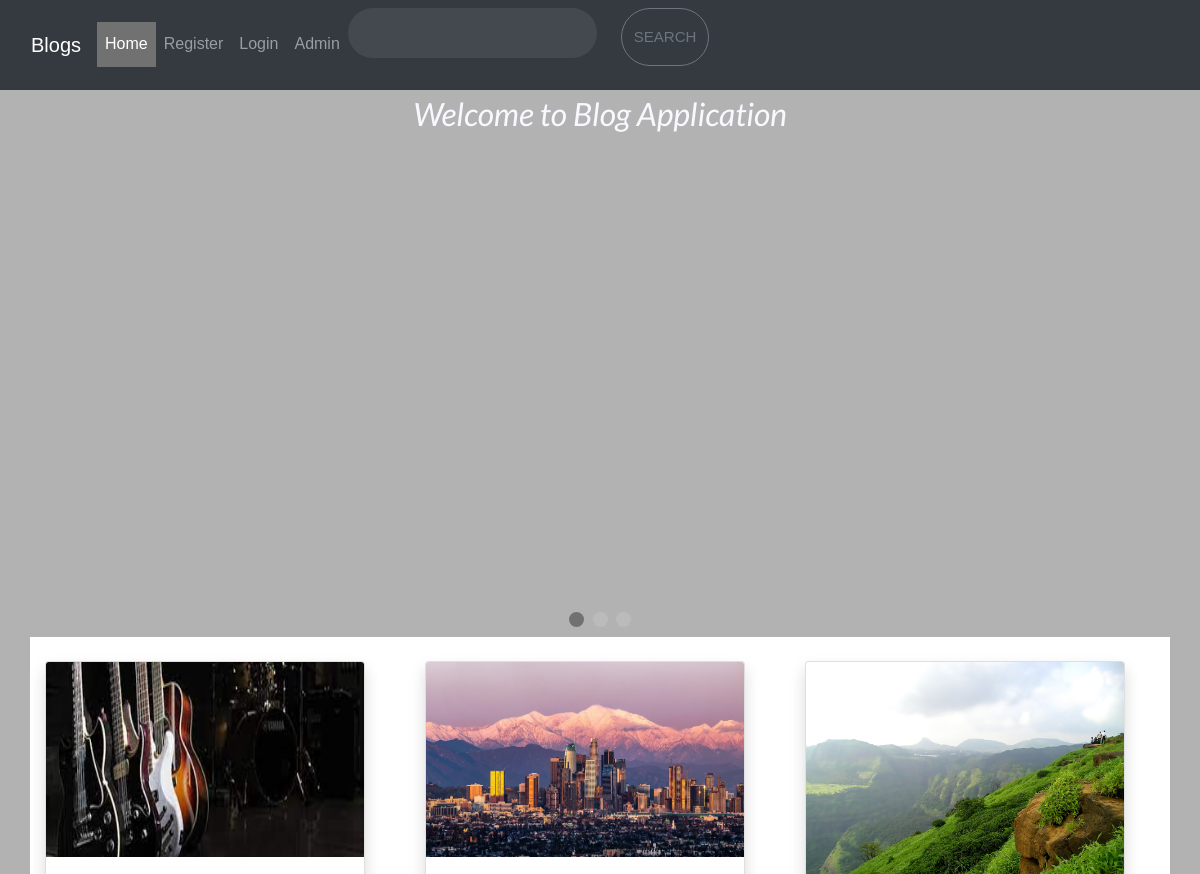
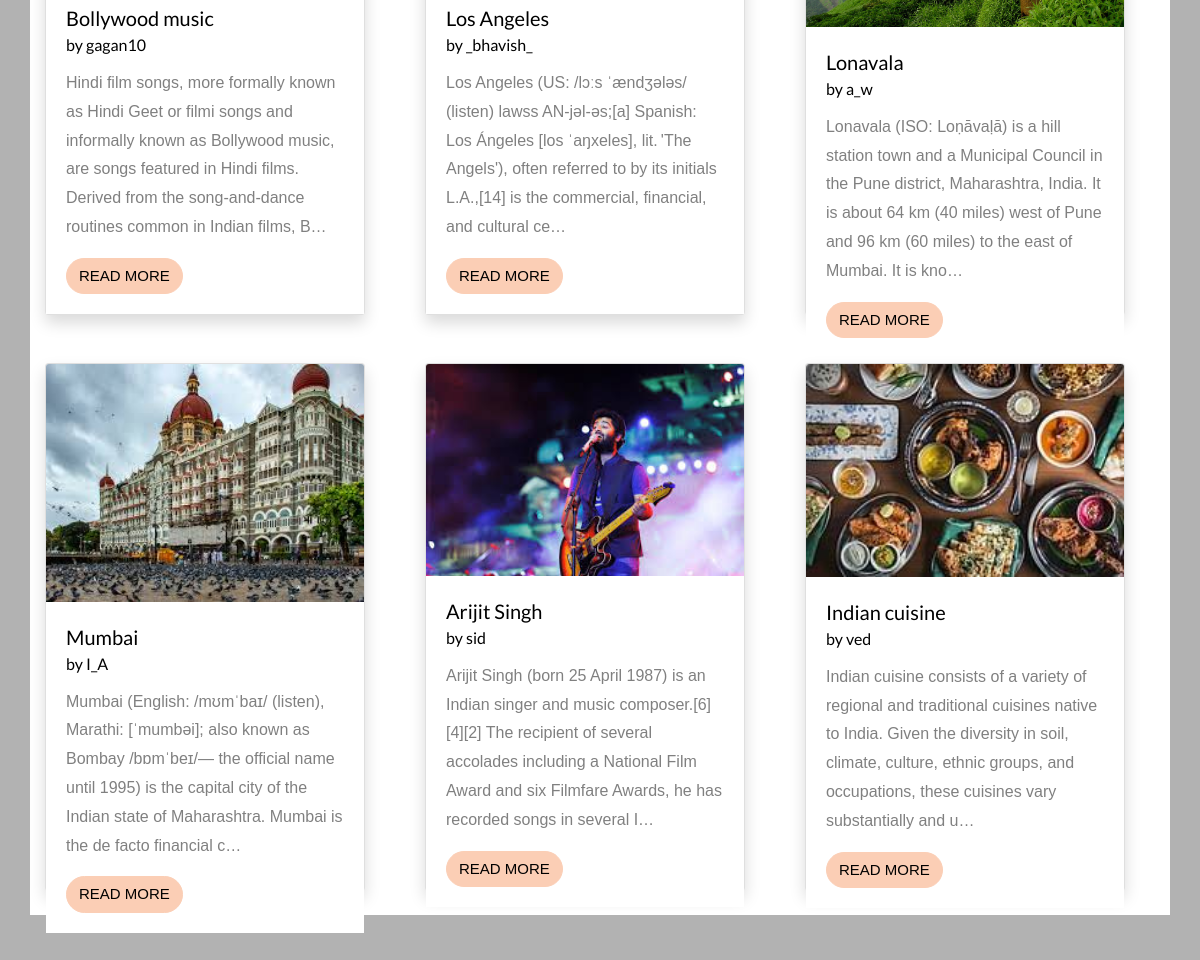
The page / on the database its author committed (2 pictures, top to bottom).
### home/models.py (models this page shows, shortened)
class BlogPost(models.Model):
    title=models.CharField(max_length=255)
    author= models.ForeignKey(User, on_delete=models.CASCADE)
    slug=models.CharField(max_length=130)
    content=models.TextField()
    image = models.ImageField(upload_to="profile_pics", blank=True, null=True)
    dateTime=models.DateTimeField(auto_now_add=True)
    status = models.CharField(max_length=130)

### home/views.py (the view)
# urls.py: path("", views.blogs, name="blogs"),
def blogs(request):
    posts = BlogPost.objects.all()
    posts = BlogPost.objects.filter(status='Accepted').order_by('-dateTime')
    return render(request, "blog.html", {'posts':posts})

### home/templates/blog.html (shortened to what this page needs)
{% extends 'base.html' %}
{% block homeactive %} active {% endblock homeactive %}
{% block body %}
{% load static %}
<html>
<head>
    <link rel="stylesheet" href="{% static 'style.css' %}">
</head>
<body>
    <h2><center> Welcome to Blog Application</center></h2>
        <div class="container mt-5 mb-3">
<div class="slideshow-container">
</div>
<br>
<div style="text-align:center">
  <span class="dot"></span>
  <span class="dot"></span>
  <span class="dot"></span>
</div>
    <div class="row">
        {% for post in posts %}
        <div class="col-lg-4 my-4">
            <div class="card shadow" style="width: 20rem; height: 33rem;">
                <img src="/media/{{post.image}}" class="card-img-top" alt="..." height="250px">
                <div class="card-body">
                  <h5 class="card-title">{{post.title}} <br><small>by {{post.author}}</small></h5>
                  <p class="card-text">{{post.content| truncatechars:210}}</p>
                  <a href="blog/{{post.slug}}/{{post.id}}" class="btn btn-primary">Read More
                      </a>
                </div>
              </div>
        </div>
        {% endfor %}
    </div>
</div>
{% endblock %}

### home/templates/base.html (shortened to what this page needs)
{% load static %}
<html lang="en">
  <head>
    <link href="http://maxcdn.bootstrapcdn.com/bootstrap/4.1.1/css/bootstrap.min.css" rel="stylesheet" id="bootstrap-css">
    <link href="https://cdn.jsdelivr.net/npm/bootstrap@5.0.2/dist/css/bootstrap.min.css" rel="stylesheet">
    <link rel="stylesheet" href="https://maxcdn.bootstrapcdn.com/bootstrap/4.0.0/css/bootstrap.min.css">
    <link rel="stylesheet" href="https://stackpath.bootstrapcdn.com/font-awesome/4.7.0/css/font-awesome.min.css">
    <link rel="stylesheet" href="{% static 'style.css' %}">
    </head>
  </head>
  <body >
    <nav class="navbar navbar-expand-lg navbar-dark bg-dark sticky-top">
        <div class="container-fluid">
          <a class="navbar-brand" href="#">Blogs</a>
          <div class="collapse navbar-collapse" id="navbarSupportedContent">
          <div class="container5">
            <ul class="navbar-nav me-auto mb-2 mb-lg-0">
              <li class="nav-item">
                <a class="nav-link {% block homeactive %} {% endblock homeactive %}" aria-current="page" href="/">Home</a>
              </li>
              {% if user.is_authenticated %}
              <li class="nav-item">
                <a class="nav-link {% block add_blogs_active %} {% endblock add_blogs_active %}" href="/add_blogs/">Add Blogs</a>
              </li>
              <li class="nav-item">
                <a class="nav-link {% block profileactive %} {% endblock profileactive %}" href="/profile/">Profile</a>
              </li>
              <li class="nav-item">
                <a class="nav-link" href="/logout/">Logout</a>
              </li>
              <li class="nav-item">
                <a class="nav-link active" href="#">Hello {{request.user}}</a>
              </li>
              {% else %}
              <li class="nav-item">
                <a class="nav-link {% block registeractive %} {% endblock registeractive %}" href="/register/">Register</a>
              </li>
               <li class="nav-item">
                <a class="nav-link {% block loginactive %} {% endblock loginactive %}" href="/login/">Login</a>
              </li>
              <li class="nav-item">
                <a class="nav-link " href="/adminlogin/">Admin</a>
              </li>
              {% endif %}
            </ul>
            </div>
            <form class="d-flex" method="POST" action="/search/"> {% csrf_token %}
          <input class="form-control me-2" type="search"  name="searched" id="searched" aria-label="Search">&emsp;
              <button href="/search/" class="btn btn-outline-secondary" type="submit">Search</button>
              <br><br>
            </form>
          </div>
        </div>
      </nav>
      {% block body %}
      {% endblock %}
    <br>
    <br>
    <br>
</body>
</html>

### home/templates/blog.html (style rules this page uses)
h2 { color: ghostwhite; font-style: oblique; }
.row { background-color: white; }
.card-title { background-color: white; }
.card-body { background-color: white; }
* { box-sizing: border-box; }
body { font-family: Verdana, sans-serif; }
img { vertical-align: middle; }
.slideshow-container { max-width: 700px; max-height: 500px; position: relative; margin: auto; background-size: cover; }
.dot { height: 15px; width: 15px; margin: 0 2px; background-color: #bbb; border-radius: 50%; display: inline-block; transition: background-color 5s ease; }
.active { background-color: #717171; }

### rows shown on the page
BlogPost: image (picture), title "Bollywood music", author "gagan10", content "Hindi film songs, more formally known as Hindi Geet or filmi songs and informally known as Bollywood music, are songs featured in Hindi films. Derived from the song-and-dance routines common in Indian films, B…"
BlogPost: image (picture), title "Los Angeles", author "_bhavish_", content "Los Angeles (US: /lɔːs ˈændʒələs/ (listen) lawss AN-jəl-əs;[a] Spanish: Los Ángeles [los ˈaŋxeles], lit. 'The Angels'), often referred to by its initials L.A.,[14] is the commercial, financial, and cultural ce…"
BlogPost: image (picture), title "Lonavala", author "a_w", content "Lonavala (ISO: Loṇāvaḷā) is a hill station town and a Municipal Council in the Pune district, Maharashtra, India. It is about 64 km (40 miles) west of Pune and 96 km (60 miles) to the east of Mumbai. It is kno…"
BlogPost: image (picture), title "Mumbai", author "I_A", content "Mumbai (English: /mʊmˈbaɪ/ (listen), Marathi: [ˈmumbəi]; also known as Bombay /bɒmˈbeɪ/— the official name until 1995) is the capital city of the Indian state of Maharashtra. Mumbai is the de facto financial c…"
BlogPost: image (picture), title "Arijit Singh", author "sid", content "Arijit Singh (born 25 April 1987) is an Indian singer and music composer.[6][4][2] The recipient of several accolades including a National Film Award and six Filmfare Awards, he has recorded songs in several I…"
BlogPost: image (picture), title "Indian cuisine", author "ved", content "Indian cuisine consists of a variety of regional and traditional cuisines native to India. Given the diversity in soil, climate, culture, ethnic groups, and occupations, these cuisines vary substantially and u…"
